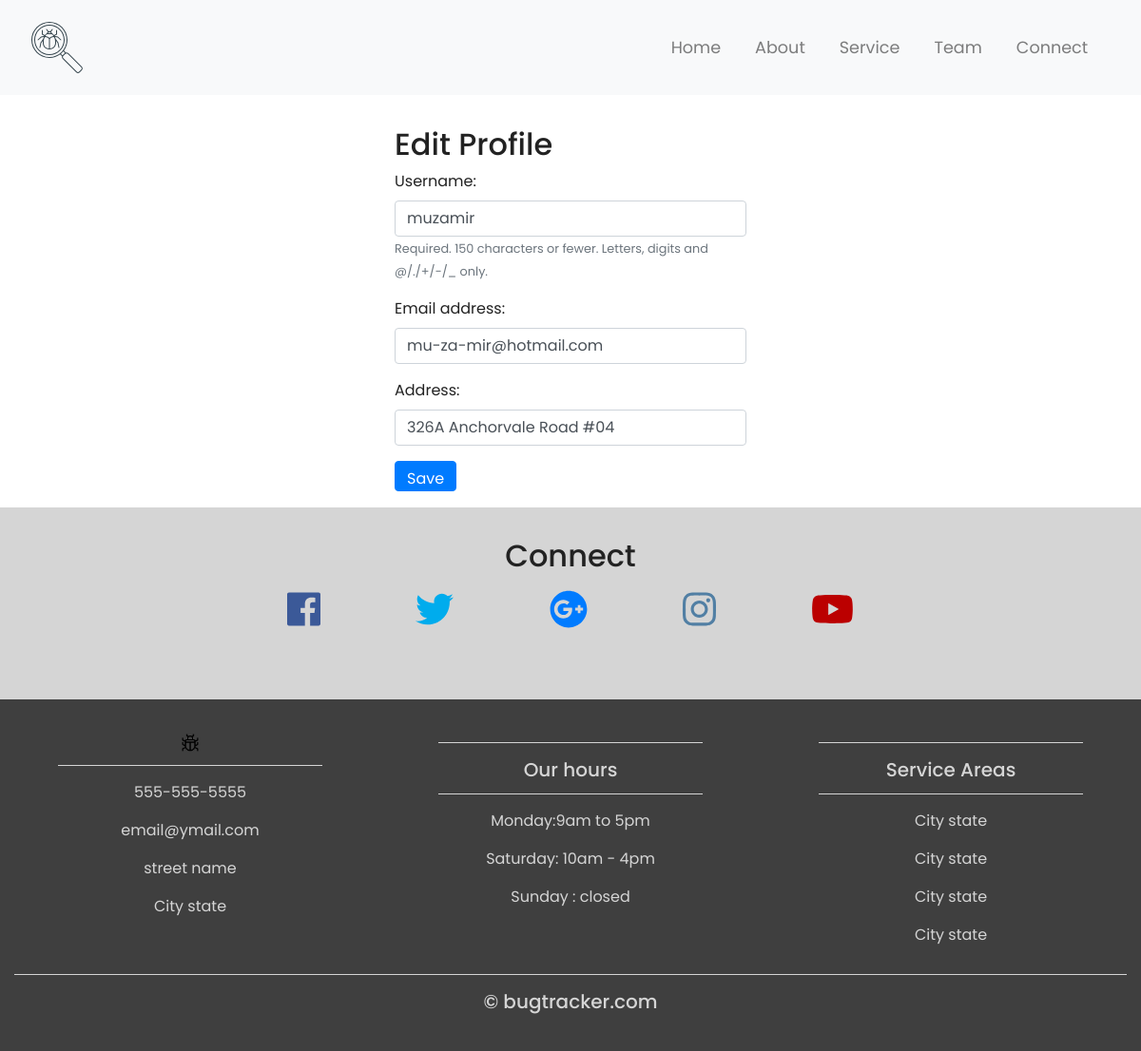
/users/2/profile/edit, run on the app's committed database.
### users/models.py (models this page shows, shortened)
class CustomUser(AbstractUser):
    address = models.CharField(max_length=500, blank=True)

### users/views.py (the view, shortened to what this page needs)
# urls.py: path('<int:pk>/profile/edit', views.EditProfile.as_view(), name='edit-profile'),
class EditProfile(generic.edit.UpdateView):
    form_class= CustomUserChangeForm
    template_name = 'edit_profile.html'
    model = User
    def get(self,request,pk):
        print(pk)
        self.object = User.objects.get(id=pk)
        form_class = self.get_form_class()
        form = self.get_form(form_class)
        context = self.get_context_data(object=self.object, form=form)
        return self.render_to_response(context)

### users/forms.py
class CustomUserChangeForm(UserChangeForm):
    def __init__(self, *args, **kwargs):
        super(CustomUserChangeForm, self).__init__(*args, **kwargs)
        self.fields.pop('password')
    class Meta:
        model = CustomUser
        fields = ('username', 'email','address')

### templates/edit_profile.html (shortened to what this page needs)
{% extends 'base.html' %}
{% block content %}
<div class="col-sm-4">
</div>
<div class="container col-sm-4">
  <h2>Edit Profile</h2>
  <form method="post">
    {% load widget_tweaks %}
    {% for field in form %}
    <div class="form-group {% if field.errors %}alert alert-danger{% endif %}">
      {{ field.label_tag }}
      {% render_field field class="form-control" %}
      {% if field.help_text %}<small class="text-muted">{{ field.help_text|safe}}</small> {% endif %}
    </div>
    {% endfor %}
    <button type="submit" class="btn btn-primary">Save</button>
  </form>
  </div>
  <div class="col-sm-4">
  </div>
{% endblock %}

### static/styles/main.css (style rules this page uses)
html,body { height: 100%; width:100%; font-family: 'Poppins', sans-serif; color: #222 }
.btn { margin-bottom:1rem; padding-bottom: 0rem; }
h2 { padding-top:2rem }

### data on the page
CustomUser: username "muzamir" "mu-za-mir@hotmail.com" "326A Anchorvale Road #04"

### other printed values
{{ field.label_tag }} "Username:" "Email address:" "Address:"
{{ field.help_text|safe }} "Required. 150 characters or fewer. Letters, digits and @/./+/-/_ only."
